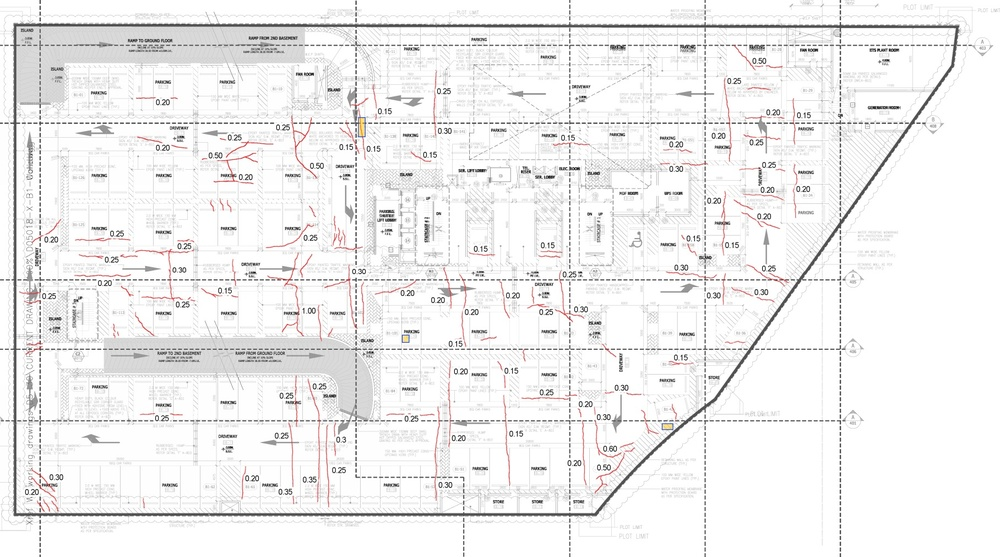
#> input picture 0_AI_ML_OpenCV/2_OpenCV/5_Red_Color/map1.jpg, 1000 x 557 px, shrunk from 1816 x 1011 before the run
$ python cracks.py   (older library calls are emulated)
#> lines starting #> are read from the running program, lines starting #| are printed output that depends on the picture; after the words box and inside, x2 and y2 are one past the last pixel; in counts of white or black regions, pixels touching at a corner belong together
import cv2
import math
import numpy as np
import scipy.ndimage

def orientated_non_max_suppression(mag, ang):
    ang_quant = np.round(ang / (np.pi/4)) % 4
    winE = np.array([[0, 0, 0],[1, 1, 1], [0, 0, 0]])
    winSE = np.array([[1, 0, 0], [0, 1, 0], [0, 0, 1]])
    winS = np.array([[0, 1, 0], [0, 1, 0], [0, 1, 0]])
    winSW = np.array([[0, 0, 1], [0, 1, 0], [1, 0, 0]])

    magE = non_max_suppression(mag, winE)
    magSE = non_max_suppression(mag, winSE)
    magS = non_max_suppression(mag, winS)
    magSW = non_max_suppression(mag, winSW)

    mag[ang_quant == 0] = magE[ang_quant == 0]
    mag[ang_quant == 1] = magSE[ang_quant == 1]
    mag[ang_quant == 2] = magS[ang_quant == 2]
    mag[ang_quant == 3] = magSW[ang_quant == 3]
    return mag

def non_max_suppression(data, win):
    data_max = scipy.ndimage.filters.maximum_filter(data, footprint=win, mode='constant')
    data_max[data != data_max] = 0
    return data_max

# start calulcation
gray_image = cv2.imread(r'./map1.jpg', 0)
#> gray_image: shape (557, 1000); min 2, max 255, mean 240.2

with_nmsup = True #apply non-maximal suppression
fudgefactor = 1.3 #with this threshold you can play a little bit
sigma = 21 #for Gaussian Kernel
kernel = 2*math.ceil(2*sigma)+1 #Kernel size

gray_image = gray_image/255.0
blur = cv2.GaussianBlur(gray_image, (kernel, kernel), sigma)
gray_image = cv2.subtract(gray_image, blur)
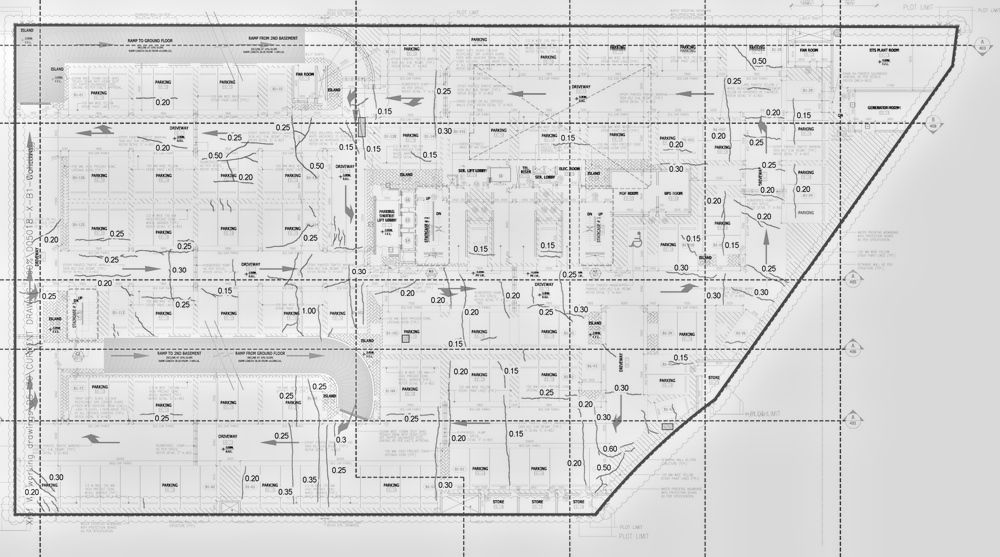
#> gray_image: shape (557, 1000) float64; min -0.908, max 0.155, mean 0.000101; drawn with min black and max white

# compute sobel response
sobelx = cv2.Sobel(gray_image, cv2.CV_64F, 1, 0, ksize=3)
sobely = cv2.Sobel(gray_image, cv2.CV_64F, 0, 1, ksize=3)
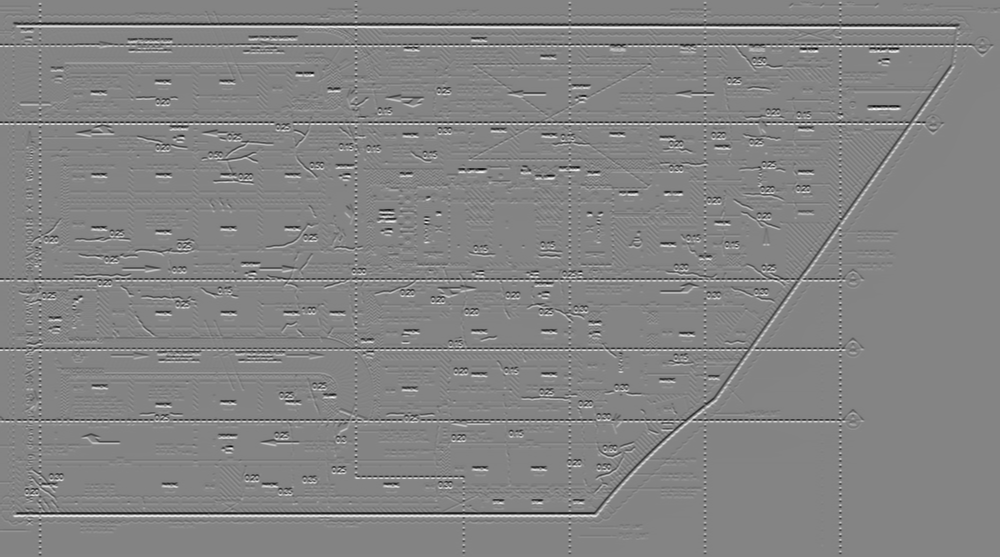
#> sobely: shape (557, 1000) float64; min -3.5, max 3.26, mean -0.000714; drawn with min black and max white
mag = np.hypot(sobelx, sobely)
ang = np.arctan2(sobely, sobelx)
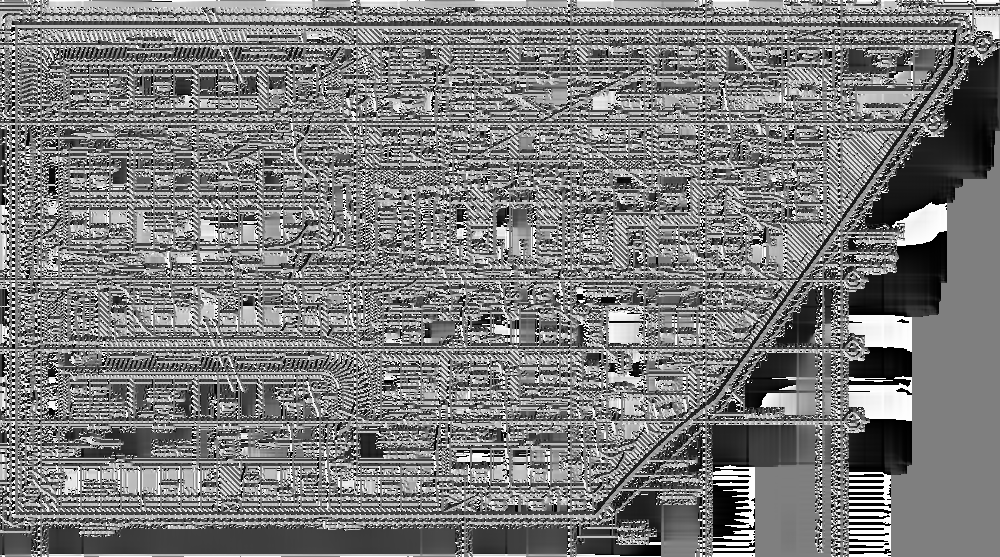
#> ang: shape (557, 1000) float64; min -3.14, max 3.14, mean -0.0932; drawn with min black and max white

# threshold
threshold = 4 * fudgefactor * np.mean(mag)
#> threshold = 1.58
mag[mag < threshold] = 0

#either get edges directly
if with_nmsup is False:
    mag = cv2.normalize(mag, 0, 255, cv2.NORM_MINMAX)
    kernel = np.ones((5,5),np.uint8)
    result = cv2.morphologyEx(mag, cv2.MORPH_CLOSE, kernel)
    cv2.imshow('im', result)
    cv2.waitKey()

#or apply a non-maximal suppression
else:
    # non-maximal suppression
    mag = orientated_non_max_suppression(mag, ang)
#> in orientated_non_max_suppression, `ang_quant = np.round(ang / (np.pi/4)) % 4`:
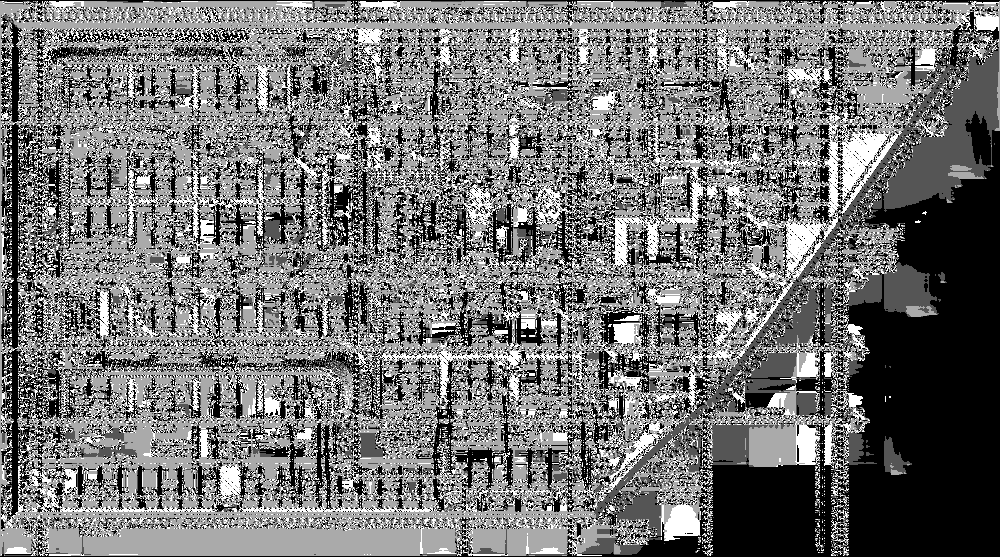
#> ang_quant: shape (557, 1000) float64; min 0, max 3, mean 1.37; drawn with min black and max white
#> in non_max_suppression, `data_max[data != data_max] = 0`: data_max: shape (557, 1000) float64; min 0, max 3.54, mean 0.0535
#> in non_max_suppression (call 2), `data_max[data != data_max] = 0`: data_max: shape (557, 1000) float64; min 0, max 3.54, mean 0.0852
#> in non_max_suppression (call 3), `data_max[data != data_max] = 0`: data_max: shape (557, 1000) float64; min 0, max 3.54, mean 0.0685
#> in non_max_suppression (call 4), `data_max[data != data_max] = 0`:
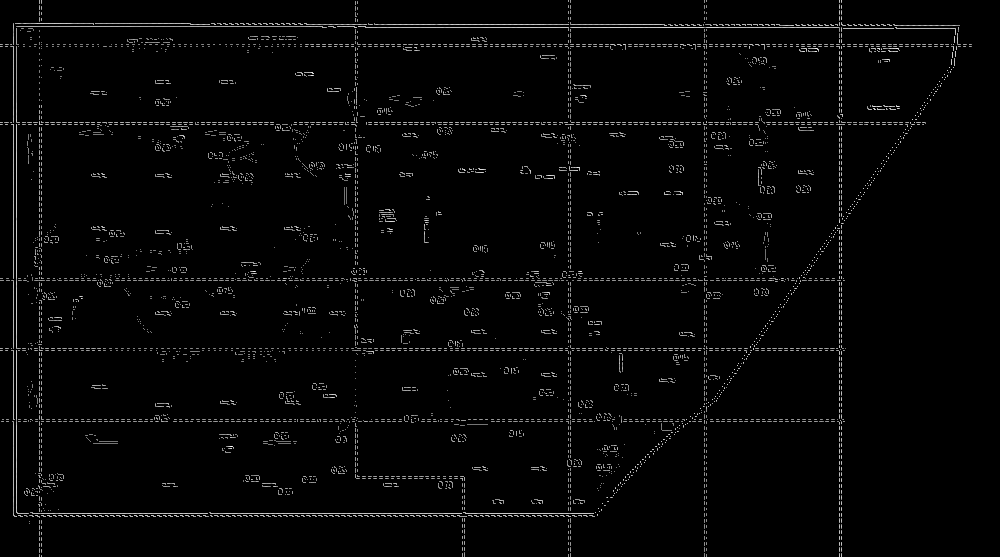
#> data_max: shape (557, 1000) float64; min 0, max 3.54, mean 0.0803; drawn with min black and max white
#> in orientated_non_max_suppression, `mag[ang_quant == 0] = magE[ang_quant == 0]`: mag: shape (557, 1000) float64; min 0, max 3.54, mean 0.107
#> in orientated_non_max_suppression, `mag[ang_quant == 1] = magSE[ang_quant == 1]`: mag: shape (557, 1000) float64; min 0, max 3.54, mean 0.104
#> in orientated_non_max_suppression, `mag[ang_quant == 2] = magS[ang_quant == 2]`: mag: shape (557, 1000) float64; min 0, max 3.54, mean 0.0904
#> in orientated_non_max_suppression, `mag[ang_quant == 3] = magSW[ang_quant == 3]`: mag: shape (557, 1000) float64; min 0, max 3.54, mean 0.0882
    # create mask
    mag[mag > 0] = 255
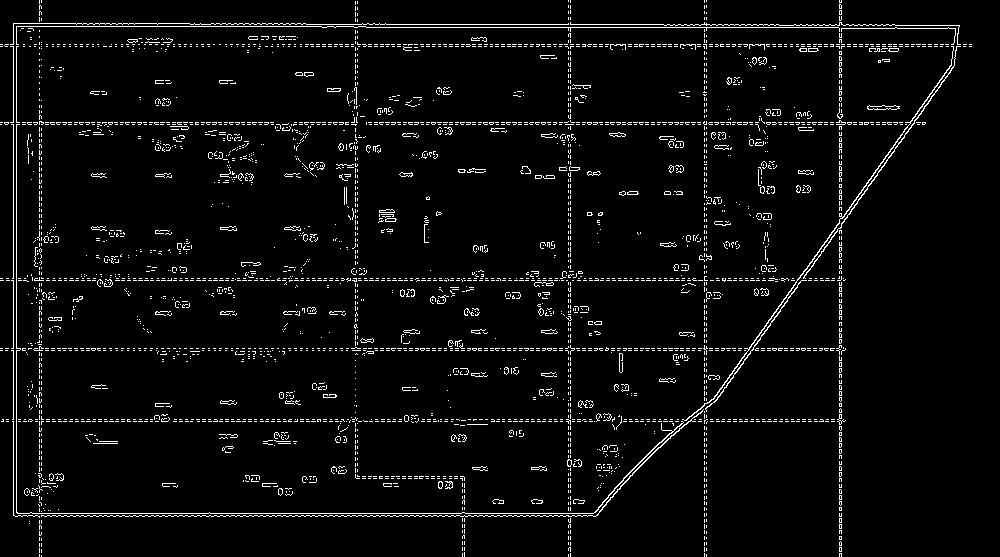
#> mag: shape (557, 1000) float64; 4.1% white in thin lines or dots
    mag = mag.astype(np.uint8)
#> mag: shape (557, 1000); 4.1% white in thin lines or dots

    kernel = np.ones((5,5),np.uint8)
    result = cv2.morphologyEx(mag, cv2.MORPH_CLOSE, kernel)
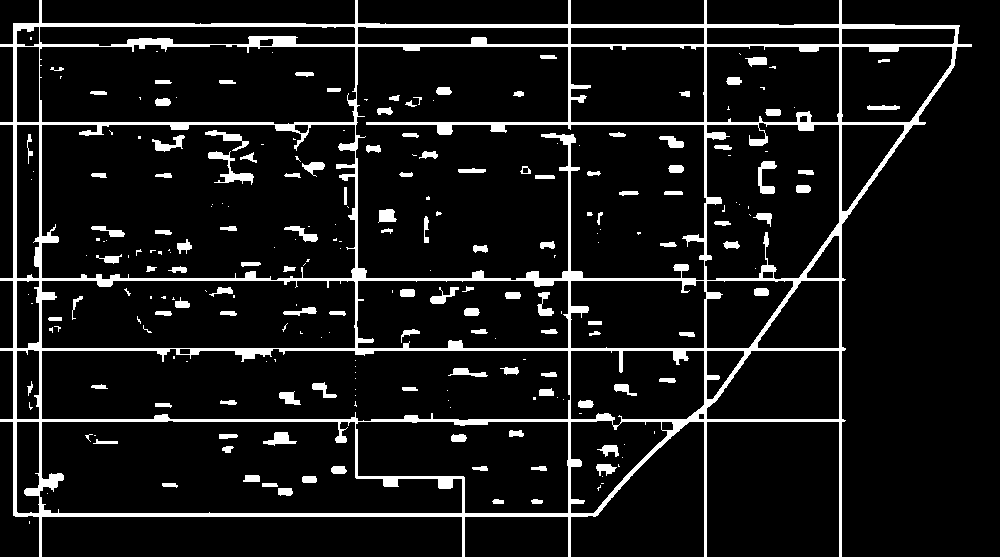
#> result: shape (557, 1000); 9.2% white; 237 white regions (115 under 20 px), largest, box (x1, y1, x2, y2) and area: (0, 0, 972, 557) 39206, (208, 151, 254, 185) 450, (758, 161, 777, 194) 304

    cv2.imshow('im', result)
    cv2.waitKey()

$ run again, with 0_AI_ML_OpenCV/2_OpenCV/5_Red_Color/map11.jpg copied over 0_AI_ML_OpenCV/2_OpenCV/5_Red_Color/map1.jpg
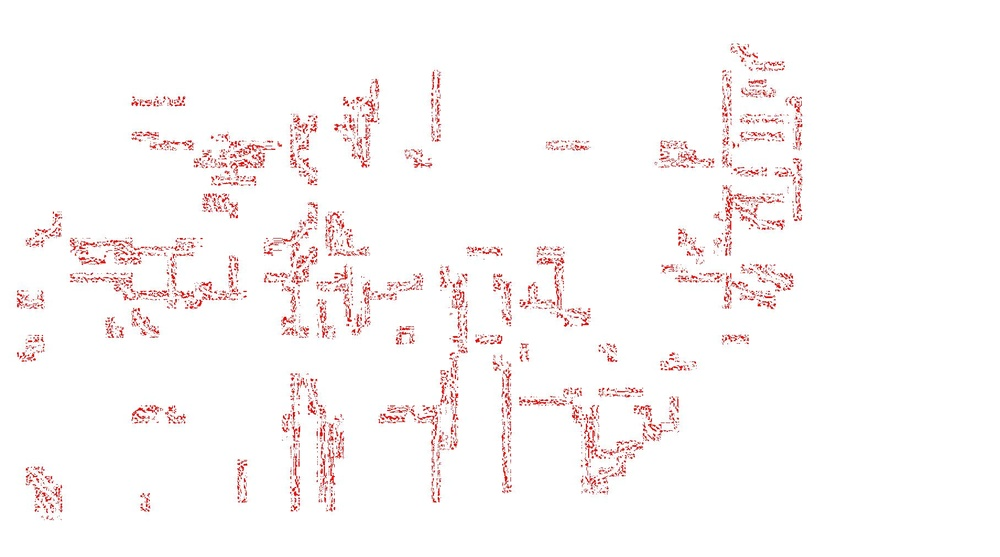
#> input picture 0_AI_ML_OpenCV/2_OpenCV/5_Red_Color/map11.jpg, 1000 x 557 px, shrunk from 1816 x 1011 before the run
#> `ang = np.arctan2(sobely, sobelx)`:
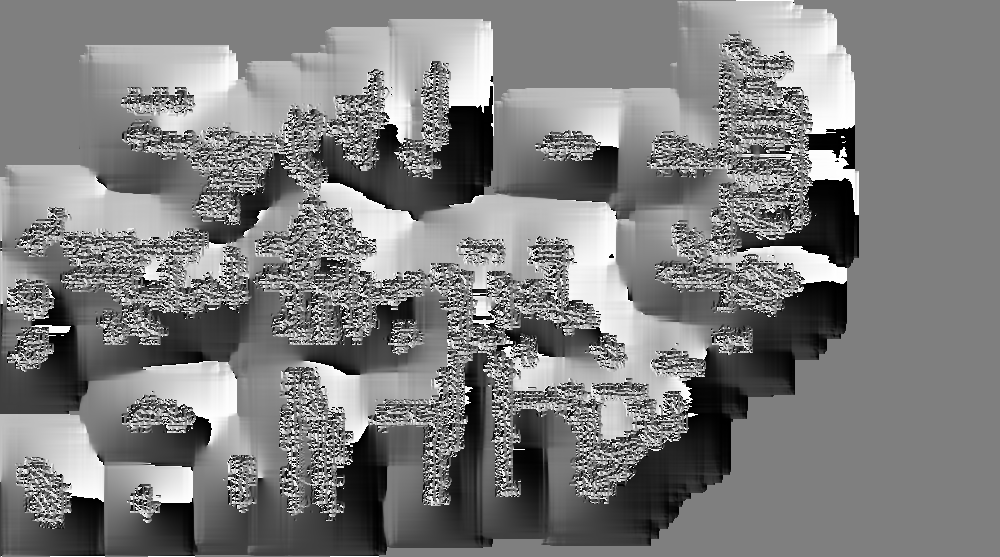
#> ang: shape (557, 1000) float64; min -3.14, max 3.14, mean -0.0366; drawn with min black and max white
#> threshold = 0.713
#> `result = cv2.morphologyEx(mag, cv2.MORPH_CLOSE, kernel)`:
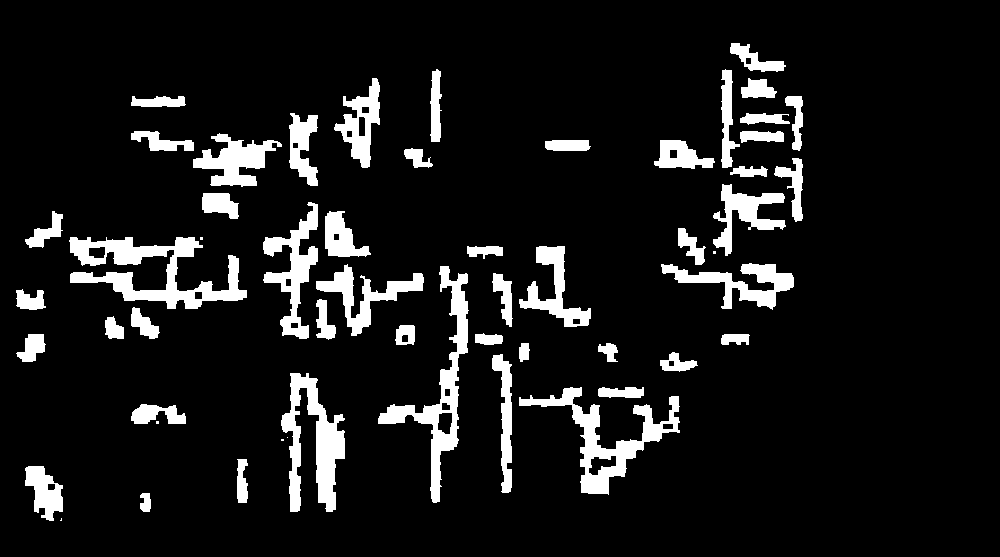
#> result: shape (557, 1000); 9.7% white; 55 white regions (6 under 20 px), largest, box (x1, y1, x2, y2) and area: (69, 237, 247, 309) 5123, (519, 387, 680, 495) 4093, (378, 266, 469, 503) 4072

$ run again, with 0_AI_ML_OpenCV/2_OpenCV/5_Red_Color/map2.jpg copied over 0_AI_ML_OpenCV/2_OpenCV/5_Red_Color/map1.jpg
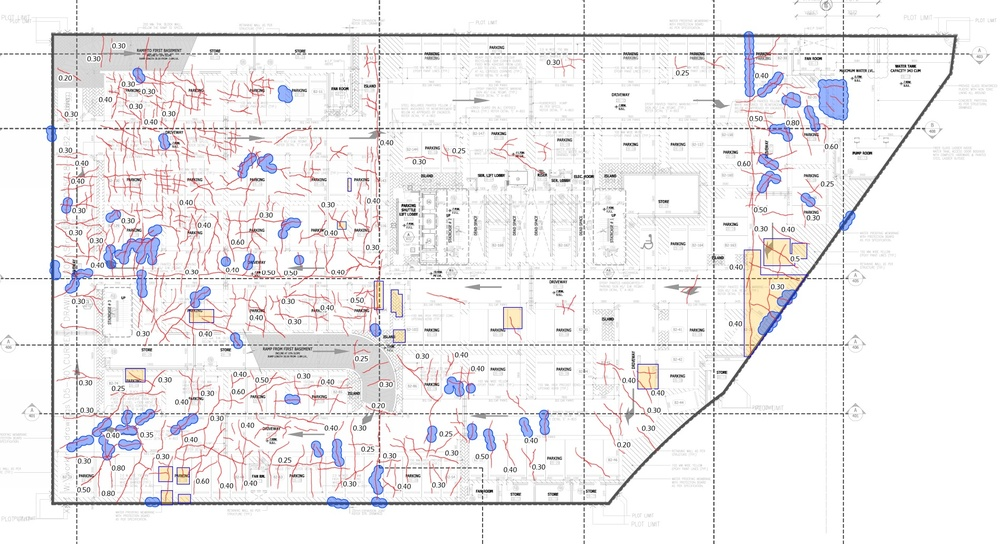
#> input picture 0_AI_ML_OpenCV/2_OpenCV/5_Red_Color/map2.jpg, 1000 x 544 px, shrunk from 1896 x 1031 before the run
#> `ang = np.arctan2(sobely, sobelx)`:
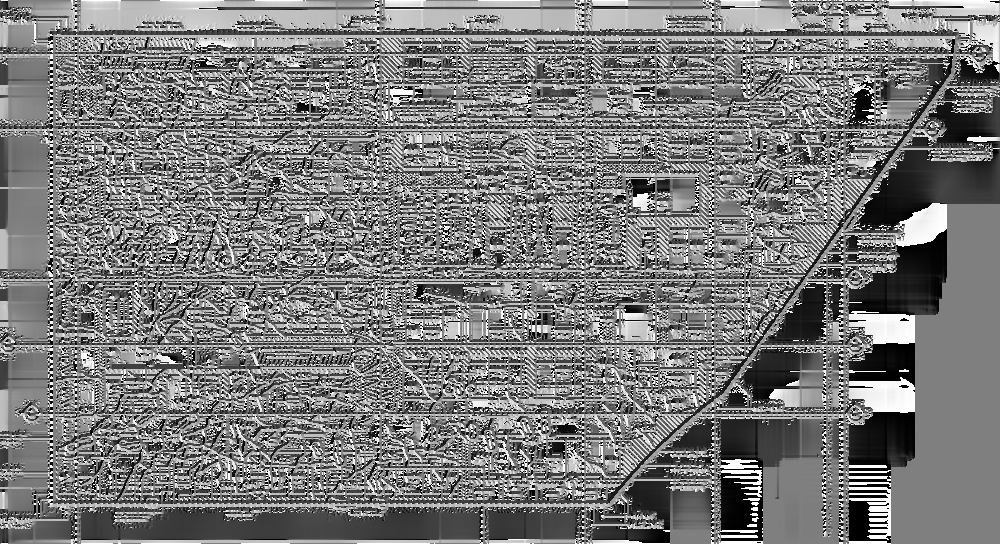
#> ang: shape (544, 1000) float64; min -3.14, max 3.14, mean -0.0945; drawn with min black and max white
#> threshold = 1.75
#> `result = cv2.morphologyEx(mag, cv2.MORPH_CLOSE, kernel)`:
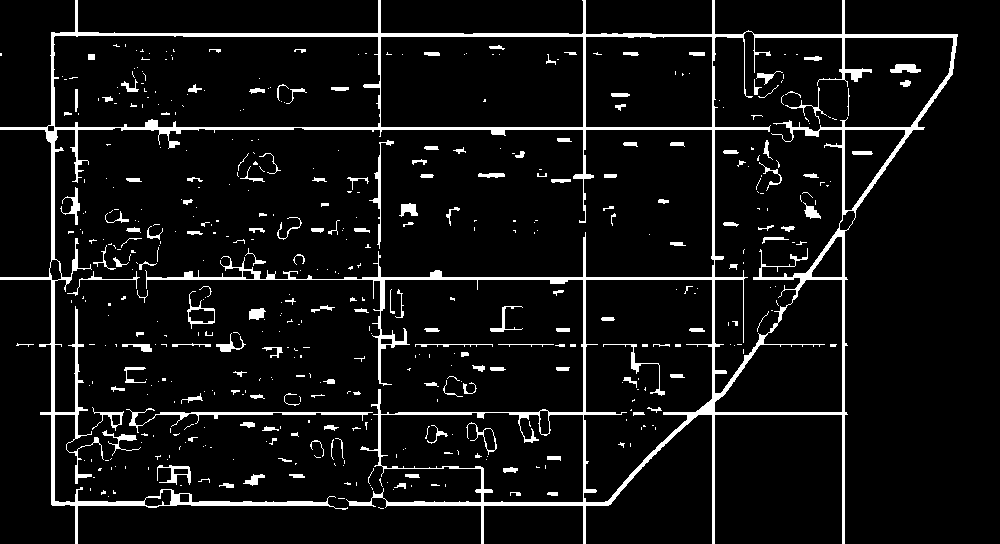
#> result: shape (544, 1000); 7.1% white; 503 white regions (341 under 20 px), largest, box (x1, y1, x2, y2) and area: (0, 0, 958, 544) 26253, (126, 408, 373, 433) 798, (369, 140, 394, 249) 344
